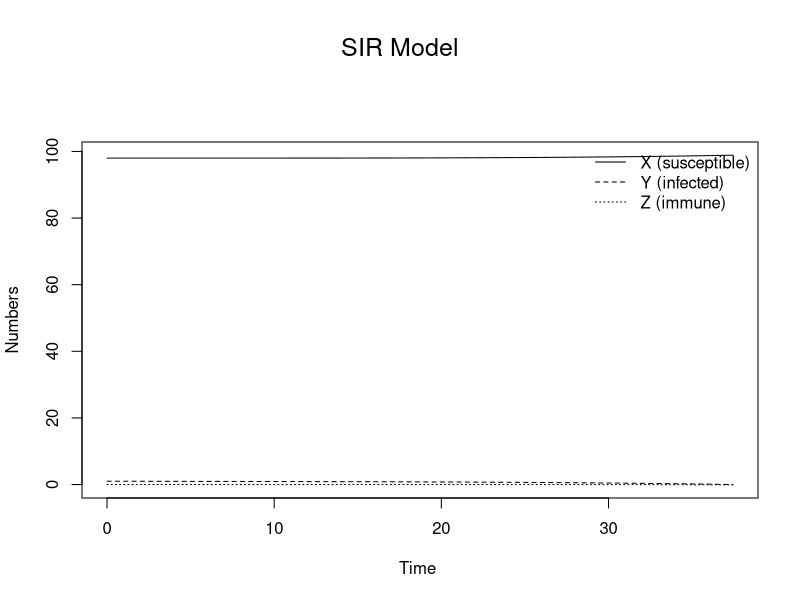

This figure's R source:
#!/usr/bin/Rscript

library(deSolve)

## ==============================================================================
## Numerical solution of a far too complex model, a
## system of ordinary differential equations
## ==============================================================================

parameters <- c(AT = 100,
                RT = 1,
                am = 0.01,
                aa = 0.01,
                awv = 0.01,
                aw = 0.01,
                ai = 0.01,
                krm = 0.01,
                krw = 0.01,
                kxn = 0.01,
                
                betavv = 0.01,
                betaav = 0.01,
                betaiv = 0.01,

                betava = 0.01,
                betaaa = 0.01,
                betaia = 0.01,

                betavi = 0.01,
                betaai = 0.01,
                betaii = 0.01,
                
                mad = 0.02,
                ra  = 0.01,
                rv = 0.01,
                rx  = 0.01,
                KP = 1000,
                kxn  = 0.01,
                mjuv = 0.05,
                ra  = 0.01,
                Kc =100,
                ri = 0.01)

state <- c(Av = 98,
           Aa = 1,
           Ai = 0,
           Aw = 0,
           Rv = 1,
           Rm = 0,
           Rw = 0,
#           Cf = 1,
           nv = 1,
           yv = 0,
           na = 0,
           ya = 0,
           ni = 0,
           yi = 0,
           x  = 1)

## the ODE system

lorenz <- function(t, state, parameters) {
    with(as.list(c(state, parameters)),{

# rate of change

        dAv <- - ( am * ni + aa * na ) * (AT - Aa - Ai -Aw) + awv * Aw
        dAa <- aa * na * (AT - Aa - Ai) - aw * Aa
        dAi <- am * ni * (AT - Aa - Ai) - ai * Ai
        dAw <- aw * Aa + ai * Ai - awv * Aw        
        dRv <- -krm * (RT - Rm - Rw)*ni        
        dRm <- krm * (RT - Rm - Rw)*ni - krw * Rm
        dRw <- krw * Rm

#        dCf <- 1
        dnv <- (betavv*yv + betaav*ya + betaiv*yi - mad)*nv
        dx  <- rx*x*(1-x/(Av*KP)) - kxn*x*nv
        dyv <- rv*kxn*x*nv               - (betavv*nv + betava*na + betavi*ni + mjuv)*yv
        
        dna <- (betava*yv + betaaa*ya + betaia*yi  - mad)*na
        dya <- ra*na*(1-(na+ni)/(Aa*Kc)) - (betaav*nv + betaaa*na + betaai*ni + mjuv)*ya
        
        dni <- (betavi*yv + betaai*ya + betaii*yi - mad)*ni                
        dyi <- ri*ni*(1-(na+ni)/(Aa*Kc)) - (betaiv*nv + betaia*na + betaii*ni + mjuv)*yi




# return the rate of change

        list(c(dAv, dAa, dAi, dAw, dRv, dRm, dRw, dnv, dx, dyv, dna, dya, dni, dyi))

    })

}

times <- seq(0, 100, by = 0.01)

out <- ode(y = state, times = times, func = lorenz, parms = parameters)

head(out)

par(oma = c(0, 0, 3, 0))
matplot(out[,"time"],out[,2:4], xlab = "Time ", type="l", ylab = "Numbers",col="black")
legend("topright", inset=0, legend=c("X (susceptible)", "Y (infected)", "Z (immune)"),  lty=1:3,  col="black",  bty = "n", horiz=FALSE)
mtext(outer = TRUE, side = 3, "SIR Model", cex = 1.5)
